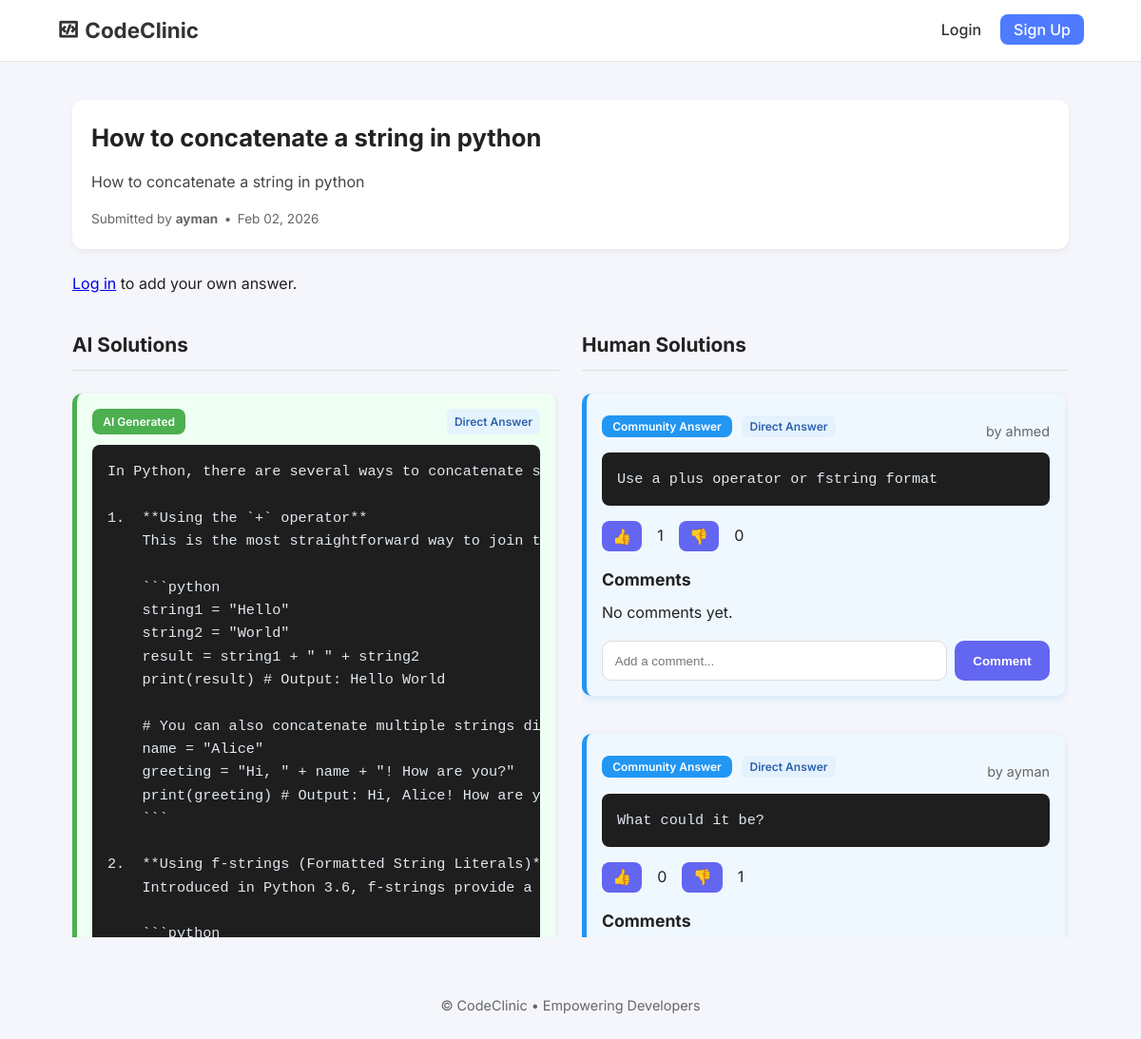
Before: /problem/1/ with the older database file.
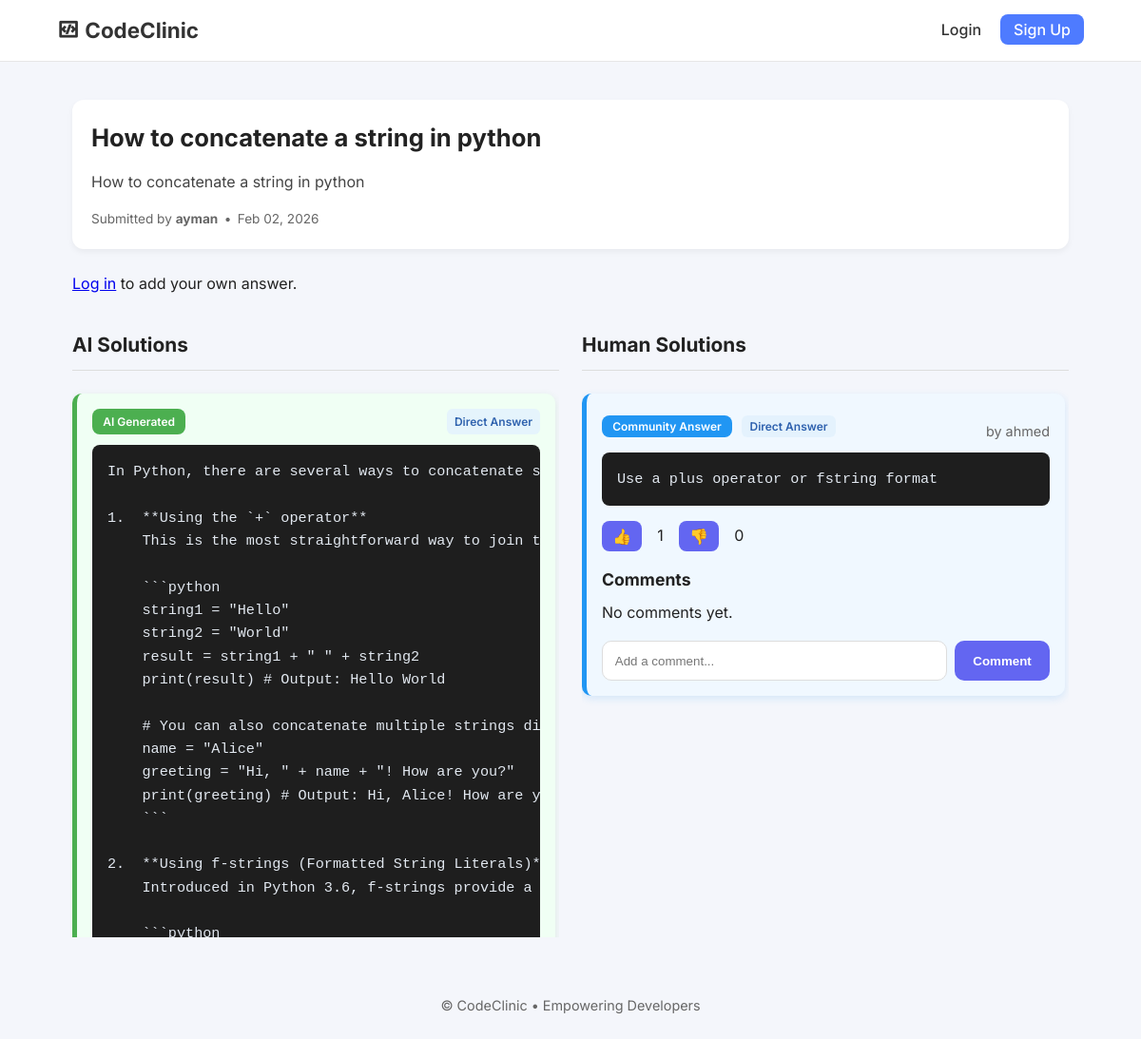
After: the same page with the newer database file.
### main/models.py (models this page shows)
class Solution(models.Model):
    problem = models.ForeignKey(
        Problem, on_delete=models.CASCADE, related_name='solutions'
    )
    content = models.TextField()
    author = models.ForeignKey(
        User, on_delete=models.SET_NULL, null=True, blank=True
    )
    ai_generated = models.BooleanField(default=False)
    ANSWER_TYPES = (
        ('direct', 'Direct Answer'),
        ('explanation', 'Conceptual Explanation'),
        ('opinion', 'Opinion / Discussion'),
        ('example', 'Worked Example'),
    )
    answer_type = models.CharField(
        max_length=20,
        choices=ANSWER_TYPES,
        default='direct'
    )
    created_at = models.DateTimeField(auto_now_add=True)

### main/views.py (the view)
# urls.py: path('problem/<int:problem_id>/', views.problem_detail, name='problem_detail'),
def problem_detail(request, problem_id):
    problem = get_object_or_404(Problem, id=problem_id)
    solutions = (
        problem.solutions
        .annotate(
            upvotes_count=Count("vote", filter=Q(vote__type="up")),
            downvotes_count=Count("vote", filter=Q(vote__type="down")),
        )
        .order_by(
            "-ai_generated",
            "answer_type",
            "-upvotes_count",
            "downvotes_count",
            "-created_at"
        )
    )
    return render(request, "problem_detail.html", {
        "problem": problem,
        "solutions": solutions
    })

### main/templates/problem_detail.html (shortened to what the changed rows need)
{% extends 'base.html' %}
{% load vote_tags %}
{% block content %}
<div class="detail-container">
    <div class="card problem-detail-card">
        <div class="problem-header">
            <h2 class="problem-heading">{{ problem.description|truncatechars:70 }}</h2>
        </div>
    </div>
    <div class="solutions-columns">
        <div class="column ai-column">
            <div class="scrollable-column">
                {% for solution in solutions %}
                    {% if solution.ai_generated %}
                    <div class="card solution-card ai-solution">
                        <div class="solution-header">
                            <span class="badge ai-badge">AI Generated</span>
                            {% if solution.answer_type %}
                            <span class="badge intent-badge intent-{{ solution.answer_type }}">
                                {{ solution.get_answer_type_display }}
                            </span>
                            {% endif %}
                        </div>
                        <div class="solution-body">
                            <pre class="code-block">{{ solution.content }}</pre>
                        </div>
                    </div>
                    {% endif %}
                {% endfor %}
            </div>
        </div>
        <div class="column human-column">
            <div class="scrollable-column">
                {% for solution in solutions %}
                    {% if not solution.ai_generated %}
                    <div class="card solution-card human-solution">
                        <div class="solution-header">
                            <div>
                                <span class="badge human-badge">Community Answer</span>
                                {% if solution.answer_type %}
                                <span class="badge intent-badge intent-{{ solution.answer_type }}">
                                    {{ solution.get_answer_type_display }}
                                </span>
                                {% endif %}
                            </div>
                            <div class="solution-actions">
                                <span class="solution-meta">by {{ solution.author.username }}</span>
                            </div>
                        </div>
                        <div class="solution-body">
                            <pre class="code-block">{{ solution.content }}</pre>
                        </div>
                        <div class="solution-votes">
                            <button class="vote-btn upvote" onclick="voteSolution({{ solution.id }}, 'up')">👍</button>
                            <span id="upvotes-{{ solution.id }}">{{ solution.upvotes_count }}</span>
                            <button class="vote-btn downvote" onclick="voteSolution({{ solution.id }}, 'down')">👎</button>
                            <span id="downvotes-{{ solution.id }}">{{ solution.downvotes_count }}</span>
                        </div>
                        <h4 class="comment-title">Comments</h4>
                        <div class="comment-section">
                            {% for comment in solution.comments.all %}
                            <div class="comment">
                                <strong>{{ comment.author.username }}</strong>: {{ comment.content }}
                                <small class="comment-date">{{ comment.created_at|date:"M d, Y H:i" }}</small>
                            </div>
                            {% empty %}
                            <p class="no-comments">No comments yet.</p>
                            {% endfor %}
                        </div>
                        <form method="POST" action="{% url 'add_comment' solution.id %}" class="comment-form">
                            <input type="text" name="content" placeholder="Add a comment..." required class="form-input">
                            <button type="submit" class="btn btn-comment">Comment</button>
                        </form>
                    </div>
                    {% endif %}
                {% endfor %}
            </div>
        </div>
    </div>
</div>
{% endblock %}

Changed rows visible on the page:
removed Solution: answer_type "Direct Answer", author.username "ayman", content "What could it be?", upvotes_count "0", downvotes_count "1", shown under "Human Solutions"
